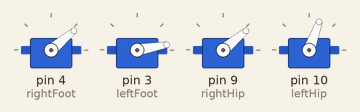
This sketch was run on a simulated Arduino Uno, built with avr-gcc and run on an emulated ATmega328P. Parts: 4 × servo.

Above: at 8.05 s.
At 9.5 s:
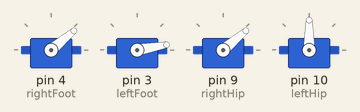
At 11.0 s:
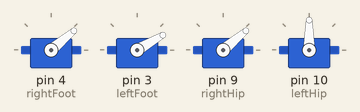
At 12.5 s:
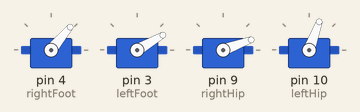
At 14.0 s:
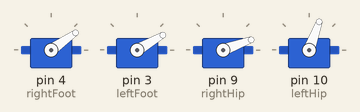
Timing chart, 0 to 15.8 s (numbered marks = the images above):
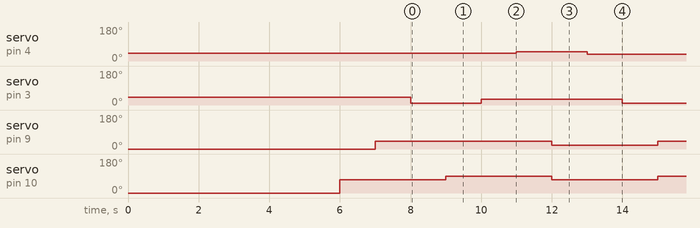

The sketch:

Final_Project.ino
```cpp
#include <Servo.h>

Servo rightFoot;
Servo leftFoot;
Servo rightHip;
Servo leftHip;

void setup() {


delay(5000);

  rightFoot.attach(4);
  rightFoot.write(40);
  leftFoot.attach(3);
  leftFoot.write(40);
  rightHip.attach(9);
  leftHip.attach(10);
  leftHip.write(60);


  leftHip.write(0);
  rightHip.write(0);

  delay(1000);
  //lefthip normal
  leftHip.write(70);
  delay(1000);
  //rightHip normal
  rightHip.write(40);
  delay(1000);

}

void turnLeft() {
for(int i = 0; i < 5; i++) {
  rightFoot.write(40);
  delay(1000);
  rightHip.write(0);
  delay(1000);
  rightFoot.write(60);
  delay(1000);
  rightHip.write(20);
  delay(1000);
}
}

void turnRight() {

  for(int i = 0; i < 5; i++) {
  //lefthip normal
  leftHip.write(70);
  delay(1000);
  //leftfoot up
  leftFoot.write(17);
  delay(1000);
  //lefthip in
  leftHip.write(40);
  delay(1000);
  //leftFoot down
  leftFoot.write(30);
  delay(1000);
  }
}

void walk(){
    //leftfoot up
  leftFoot.write(10);
  delay(1000);

  //rightHip normal
  rightHip.write(40);
  //lefthip in
  leftHip.write(90);
  delay(1000);


  //leftFoot down
  leftFoot.write(30);
  delay(1000);
  //rightfoot up
  rightFoot.write(50);
  delay(1000);


  //righthip in
  rightHip.write(20);
  //lefthip normal
  leftHip.write(70);

  delay(1000);

  //rightfoot down
  rightFoot.write(35);
  delay(1000);
}

bool obstacle() {

  //I haven't used the unltrasonic sensor
  return false;
}


void loop() {

  if(!obstacle()) {
    walk();
  }
  else {
    turnRight();
  }


}
```

Measured:
- by itself, servo on pin 4 (rightFoot): alternates 50° for 2.0 s and 35° for 4.0 s
- by itself, servo on pin 3 (leftFoot): alternates 30° for 4.0 s and 10° for 2.0 s
- by itself, servo on pin 9 (rightHip): repeats every 6.0 s: 20° 3.0 s, 40° 3.0 s
- by itself, servo on pin 10 (leftHip): alternates 90° for 3.0 s and 70° for 3.0 s
